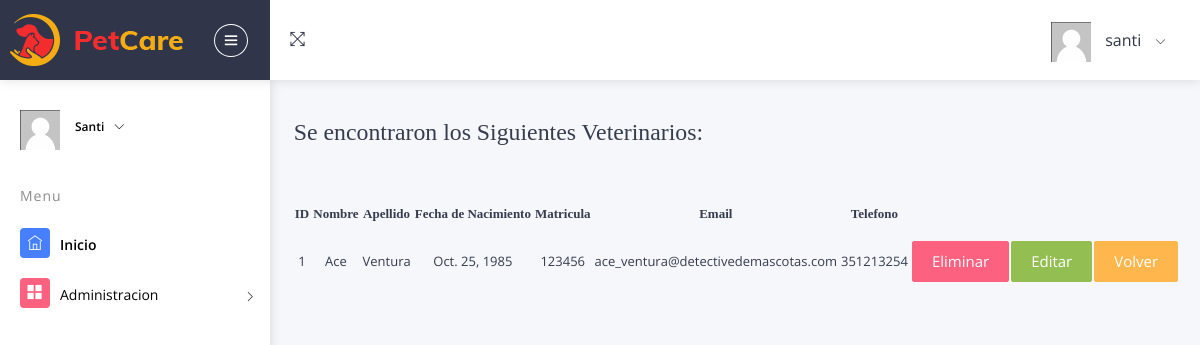
Page /AppVet/busquedaVeteAll/ (signed in) on the earlier database version.
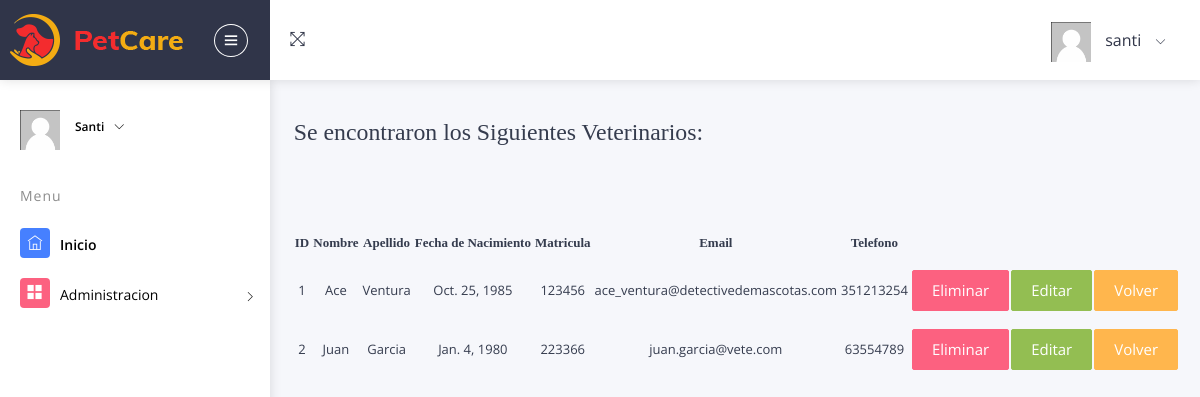
Same page on the later database version.
### AppVet/models.py (models this page shows, shortened)
class DatosVeterinarios(models.Model):
    nombreVet = models.CharField(max_length=30)
    apellidoVet = models.CharField(max_length=30)
    fechaNacimientoVet = models.DateField()
    matriculaVet = models.IntegerField()
    emailVet = models.EmailField(max_length=254)
    telefonoVet = models.IntegerField()

### AppVet/views.py (the view)
# urls.py: path('busquedaVeteAll/', views.busquedaVeteAll, name="busquedaVeteAll"),
@ login_required
def busquedaVeteAll(request):
    veterinarios = DatosVeterinarios.objects.all()
    return render(request, "AppVet/App/Veterinario/busqueda_veterinarioall.html", {"username": obtenerUser(request), "veterinarios": veterinarios, "avatar": obtenerAvatar(request)})

### AppVet/views.py (called while the page is built)
@ login_required
def obtenerAvatar(request):
    lista = Avatar.objects.filter(user=request.user)
    if len(lista) != 0:
        imagen = lista[0].imagen.url
    else:
        imagen = "/media/avatares/avatarpordefecto.png"
    return imagen

@ login_required
def obtenerUser(request):
    username = request.user.username
    return username

### AppVet/templates/AppVet/App/Veterinario/busqueda_veterinarioall.html (shortened to what this page needs)
{% extends "AppVet/App/app_admin.html" %} {% load static %}  {% block contenido_que_cambia %}
<h2 style="font-family: cursive">
  Se encontraron los Siguientes Veterinarios:
</h2>
<br />
{% if veterinarios %}
<table>
  <tr>
    <h3>
      <th width="20px" style="font-family: cursive">
        <p align="center">ID</p>
      </th>
      <th width="20px"><p align="center"></p></th>
      <th width="30" style="font-family: cursive">
        <p align="center">Nombre</p>
      </th>
      <th width="20px"><p align="center"></p></th>
      <th width="30" style="font-family: cursive">
        <p align="center">Apellido</p>
      </th>
      <th width="20px"><p align="center"></p></th>
      <th width="20" style="font-family: cursive">
        <p align="center">Fecha de Nacimiento</p>
      </th>
      <th width="20px"><p align="center"></p></th>
      <th width="10" style="font-family: cursive">
        <p align="center">Matricula</p>
      </th>
      <th width="20px"><p align="center"></p></th>
      <th width="50" style="font-family: cursive">
        <p align="center">Email</p>
      </th>
      <th width="20px"><p align="center"></p></th>
      <th width="10" style="font-family: cursive">
        <p align="center">Telefono</p>
      </th>
      <th width="20px"><p align="center"></p></th>
      <th width="10">
      </th>
      <th width="10">
      </th>
    </h3>
  </tr>
  {% for veterinario in veterinarios %}
  <tr>
    <h3>
      <td width="20"><p align="center">{{veterinario.id}}</p></td>
      <th width="20px"><p align="center"></p></th>
      <td width="50"><p align="center">{{veterinario.nombreVet}}</p></td>
      <th width="20px"><p align="center"></p></th>
      <td width="50"><p align="center">{{veterinario.apellidoVet}}</p></td>
      <th width="20px"><p align="center"></p></th>
      <td width="50">
        <p align="center">{{veterinario.fechaNacimientoVet}}</p>
      </td>
      <th width="20px"><p align="center"></p></th>
      <td width="50"><p align="center">{{veterinario.matriculaVet}}</p></td>
      <th width="20px"><p align="center"></p></th>
      <td width="50"><p align="center">{{veterinario.emailVet}}</p></td>
      <th width="20px"><p align="center"></p></th>
      <td width="50"><p align="center">{{veterinario.telefonoVet}}</p></td>
      <th width="20px"><p align="center"></p></th>
    </h3>
    <td width="50">
      <p align="center">
        <a
          class="btn btn-danger"
          href="{% url 'eliminarVeterinario' veterinario.id %}"
        >
          Eliminar
        </a>
      </p>
    </td>
    <td width="50">
      <p align="center">
        <a
          class="btn btn-success"
          href="{% url 'modificarVeterinario' veterinario.id %}"
        >
          Editar
        </a>
      </p>
    </td>
    <td width="50">
      <p align="center">
        <a class="btn btn-warning" href="{% url 'inicioVete' %}">Volver</a>
      </p>
    </td>
  </tr>
  <br />
  {% endfor %} {% else %}
  <p>No se encontraron Veterinarios</p>
  {% endif %} {% endblock %}

Differences in the rows shown:
added DatosVeterinarios: id "2", nombreVet "Juan", apellidoVet "Garcia", fechaNacimientoVet "Jan. 4, 1980", matriculaVet "223366", emailVet "juan.garcia@vete.com", telefonoVet "63554789"
